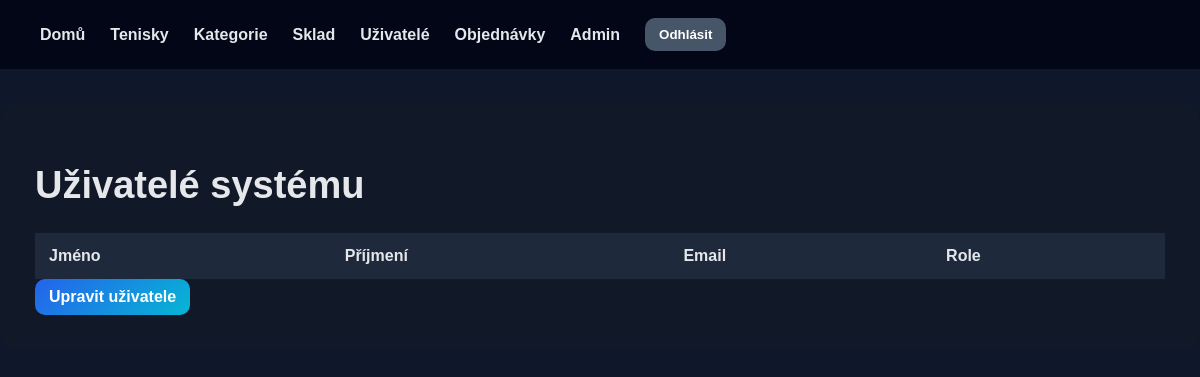
/databaze/uzivatele/ (signed in), run on an earlier commit of the app's database.
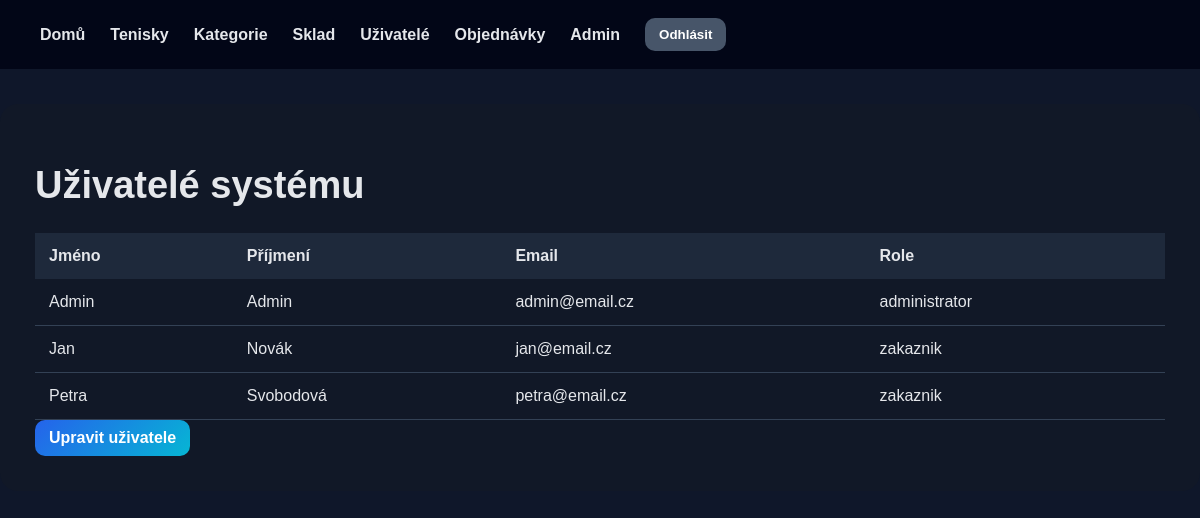
And on a later commit of the database.
### databaze/models.py (models this page shows, shortened)
class Uzivatel(models.Model):
    id_uzivatel = models.AutoField(primary_key=True)
    jmeno = models.CharField(max_length=255)
    prijmeni = models.CharField(max_length=255)
    email = models.EmailField()
    role = models.CharField(max_length=255)

### databaze/views.py (the view)
# urls.py: path("uzivatele/", views.uzivatele, name="uzivatele"),
@login_required
def uzivatele(request):
    uzivatele = Uzivatel.objects.all()
    return render(request, "databaze/uzivatele.html", {
        "uzivatele": uzivatele
    })

### databaze/templates/databaze/uzivatele.html (shortened to what this page needs)
{% extends "databaze/layout.html" %}
{% block body %}
<h1>Uživatelé systému</h1>
<table>
    <tr>
        <th>Jméno</th>
        <th>Příjmení</th>
        <th>Email</th>
        <th>Role</th>
    </tr>
    {% for u in uzivatele %}
    <tr>
        <td>{{ u.jmeno }}</td>
        <td>{{ u.prijmeni }}</td>
        <td>{{ u.email }}</td>
        <td>{{ u.role }}</td>
    </tr>
    {% endfor %}
</table>
<a class="btn" href="/admin/databaze/uzivatel/">Upravit uživatele</a>
{% endblock %}

### databaze/templates/databaze/layout.html (shortened to what this page needs)
<!DOCTYPE html>
<html lang="cs">
<head>
</head>
<body>
<nav>
    <a href="/databaze/">Domů</a>
    <a href="/databaze/tenisky/">Tenisky</a>
    <a href="/databaze/kategorie/">Kategorie</a>
    {% if user.is_authenticated %}
        {% if user.is_superuser %}
            <a href="/databaze/sklad/">Sklad</a>
            <a href="/databaze/uzivatele/">Uživatelé</a>
            <a href="/admin/databaze/objednavka/">Objednávky</a>
            <a href="/admin/">Admin</a>
        {% endif %}
        <form action="/accounts/logout/" method="post" style="display:inline;">
            <button type="submit" class="btn secondary">Odhlásit</button>
        </form>
    {% else %}
        <a href="/accounts/login/">Přihlásit</a>
    {% endif %}
</nav>
<div class="container">
    {% block body %}
    {% endblock %}
</div>
</body>
</html>

### databaze/templates/databaze/layout.html (style rules this page uses)
* { box-sizing: border-box; }
body { margin: 0; font-family: Arial, sans-serif; background: #0f172a; color: #e5e7eb; }
nav { background: #020617; padding: 18px 40px; display: flex; gap: 25px; align-items: center; }
nav a { color: #e5e7eb; text-decoration: none; font-weight: bold; }
.container { max-width: 1250px; margin: 35px auto; background: #111827; padding: 35px; border-radius: 18px; }
h1 { font-size: 38px; }
table { width: 100%; border-collapse: collapse; }
th { background: #1e293b; padding: 14px; text-align: left; }
td { padding: 14px; border-bottom: 1px solid #334155; }
.btn { display: inline-block; background: linear-gradient(135deg, #2563eb, #06b6d4); color: white; padding: 9px 14px; border-radius: 10px; text-decoration: none; font-weight: bold; border: none; cursor: pointer; }
.secondary { background: #475569; }

What changed in the data, as far as the page shows it:
added Uzivatel: jmeno "Admin", prijmeni "Admin", email "admin@email.cz", role "administrator"
added Uzivatel: jmeno "Jan", prijmeni "Novák", email "jan@email.cz", role "zakaznik"
added Uzivatel: jmeno "Petra", prijmeni "Svobodová", email "petra@email.cz", role "zakaznik"
